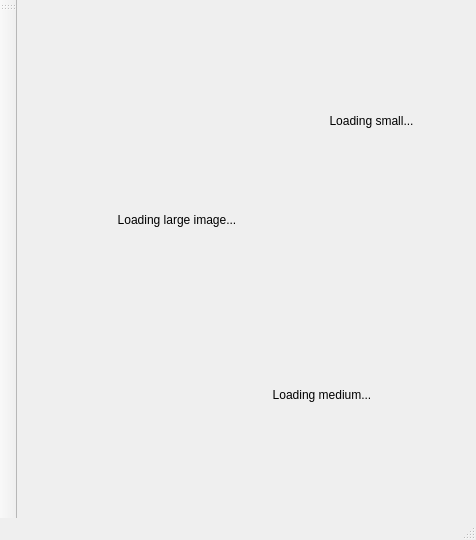
<?xml version="1.0" encoding="UTF-8"?>
<ui version="4.0">
 <class>MainWindow</class>
 <widget class="QMainWindow" name="MainWindow">
  <property name="geometry">
   <rect>
    <x>0</x>
    <y>0</y>
    <width>476</width>
    <height>540</height>
   </rect>
  </property>
  <property name="windowTitle">
   <string>MainWindow</string>
  </property>
  <widget class="QWidget" name="centralWidget">
   <widget class="QLabel" name="label50">
    <property name="geometry">
     <rect>
      <x>294</x>
      <y>70</y>
      <width>121</width>
      <height>101</height>
     </rect>
    </property>
    <property name="minimumSize">
     <size>
      <width>50</width>
      <height>50</height>
     </size>
    </property>
    <property name="sizeIncrement">
     <size>
      <width>0</width>
      <height>0</height>
     </size>
    </property>
    <property name="baseSize">
     <size>
      <width>300</width>
      <height>300</height>
     </size>
    </property>
    <property name="text">
     <string>Loading small...</string>
    </property>
    <property name="scaledContents">
     <bool>true</bool>
    </property>
    <property name="alignment">
     <set>Qt::AlignCenter</set>
    </property>
   </widget>
   <widget class="QLabel" name="label1000">
    <property name="geometry">
     <rect>
      <x>10</x>
      <y>70</y>
      <width>300</width>
      <height>300</height>
     </rect>
    </property>
    <property name="minimumSize">
     <size>
      <width>300</width>
      <height>300</height>
     </size>
    </property>
    <property name="text">
     <string>Loading large image...</string>
    </property>
    <property name="scaledContents">
     <bool>true</bool>
    </property>
    <property name="alignment">
     <set>Qt::AlignCenter</set>
    </property>
   </widget>
   <widget class="QLabel" name="label150">
    <property name="geometry">
     <rect>
      <x>230</x>
      <y>320</y>
      <width>150</width>
      <height>150</height>
     </rect>
    </property>
    <property name="minimumSize">
     <size>
      <width>150</width>
      <height>150</height>
     </size>
    </property>
    <property name="sizeIncrement">
     <size>
      <width>0</width>
      <height>0</height>
     </size>
    </property>
    <property name="baseSize">
     <size>
      <width>300</width>
      <height>300</height>
     </size>
    </property>
    <property name="text">
     <string>Loading medium...</string>
    </property>
    <property name="scaledContents">
     <bool>true</bool>
    </property>
    <property name="alignment">
     <set>Qt::AlignCenter</set>
    </property>
   </widget>
  </widget>
  <widget class="QMenuBar" name="menuBar">
   <property name="geometry">
    <rect>
     <x>0</x>
     <y>0</y>
     <width>476</width>
     <height>25</height>
    </rect>
   </property>
  </widget>
  <widget class="QToolBar" name="mainToolBar">
   <attribute name="toolBarArea">
    <enum>LeftToolBarArea</enum>
   </attribute>
   <attribute name="toolBarBreak">
    <bool>true</bool>
   </attribute>
  </widget>
  <widget class="QStatusBar" name="statusBar"/>
 </widget>
 <layoutdefault spacing="6" margin="11"/>
 <resources/>
 <connections/>
</ui>
